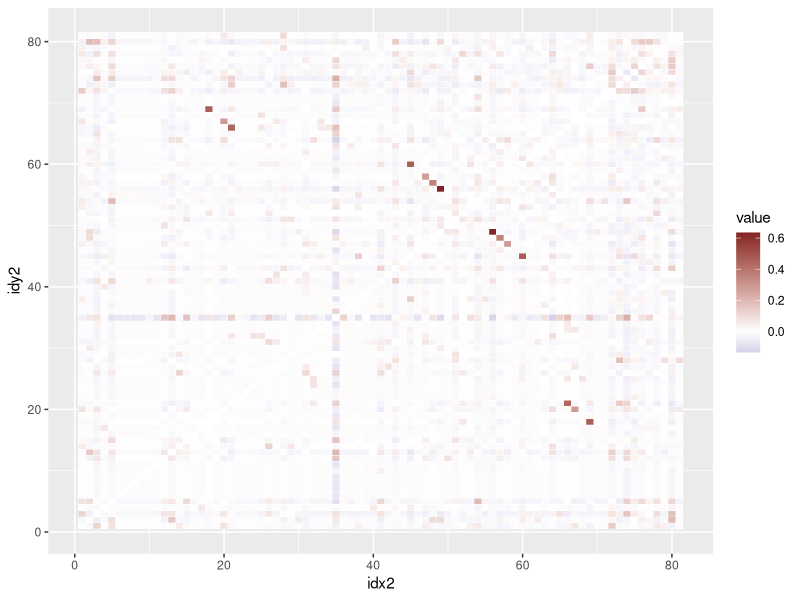
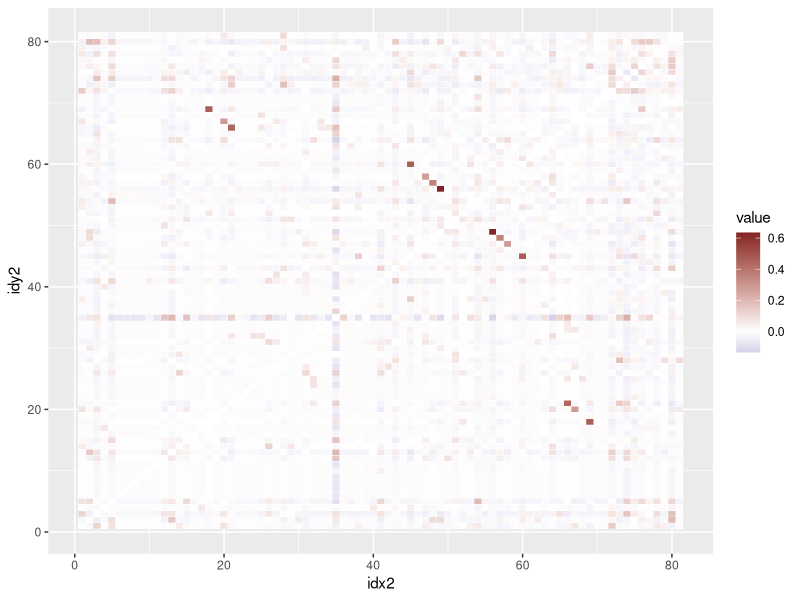

The R script that drew these images, in order:
## ---- chunk 1
knitr::opts_chunk$set(echo = TRUE)
## ---- chunk 2
data <- read.table("./CPEB_RA0.6_DCA.txt",header=FALSE,sep=" ")


data
## ---- chunk 3
library(dplyr)

row.names(data) <- 1:81
colnames(data) <- 1:81

## ---- chunk 4
library(tidyr)
data3 <- data %>% 
  mutate(idx=row.names(data)) %>%
  gather(key=idy,value=value,1:81)

data4 <-
   data3 %>%
  mutate(idx2=as.numeric(gsub("aa","",idx)),idy2=as.numeric(gsub("aa","",idy)))

## ---- chunk 5

library(ggplot2)
library(scales)

p <- ggplot(data4, aes(idx2, idy2)) + 
  geom_tile(aes(fill = value),colour = "white") +
  scale_fill_gradient2(low=muted("blue"),high=muted("red"))

print(p)
## ---- chunk 6
png("p.png")
print(p)

dev.off()
